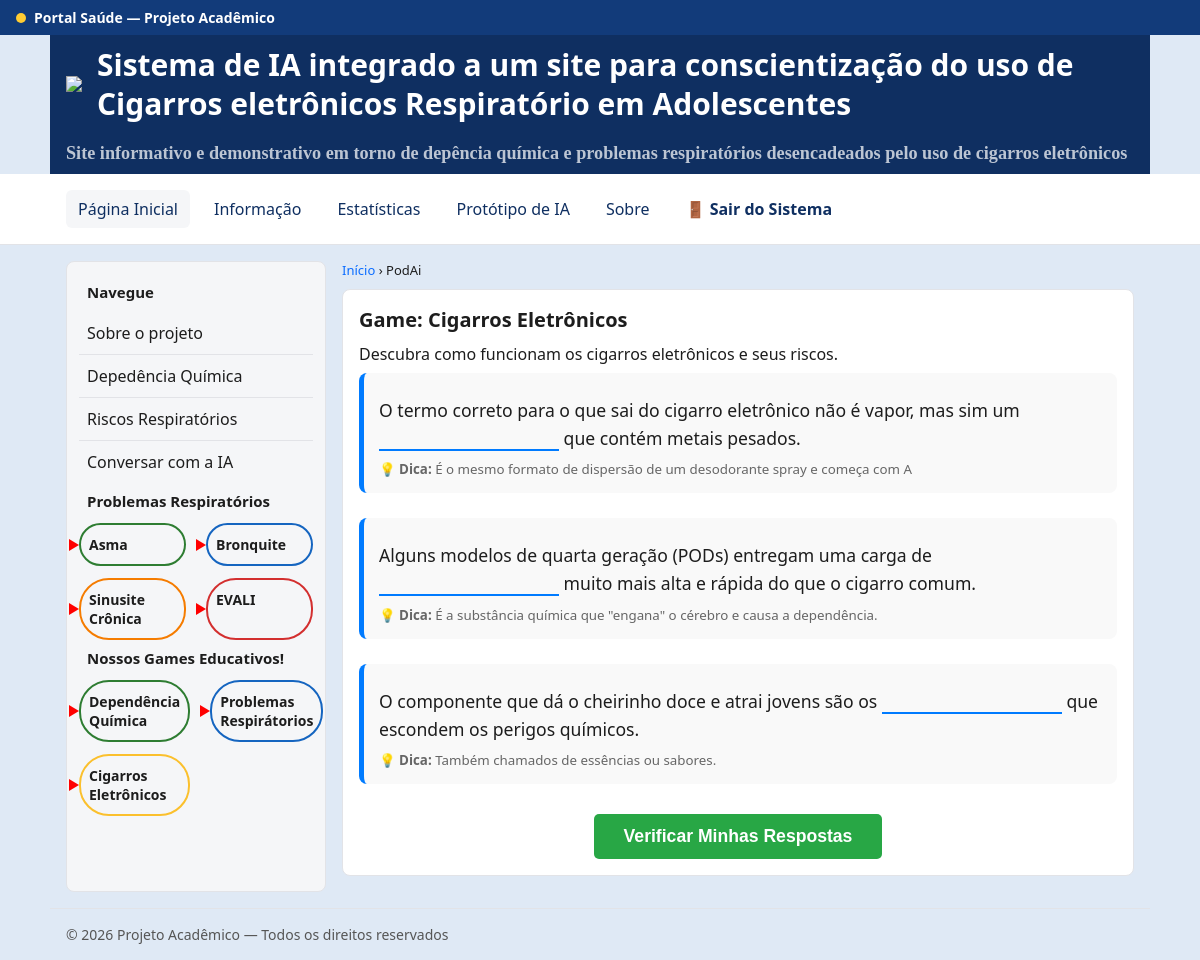
The app's page /login/index.php?p2=ce (signed in) with its own data.
### tables this page shows
CREATE TABLE `perguntas` (
  `id_pergunta` int(11) NOT NULL,
  `texto_antes` varchar(255) DEFAULT NULL,
  `texto_depois` varchar(255) DEFAULT NULL,
  `resposta_correta` varchar(255) DEFAULT NULL,
  `dica` varchar(255) DEFAULT NULL,
  `categoria` varchar(255) DEFAULT NULL
);

### login/exibir_perguntas.php (the view, shortened to what this page needs)
<?php
require_once 'conexao.php';
try {
    $stmt = $conn->prepare("SELECT id_pergunta, texto_antes, texto_depois, dica FROM Perguntas WHERE categoria = ?");
    $stmt->execute([$categoria_do_jogo]);
    $perguntas = $stmt->fetchAll(PDO::FETCH_ASSOC);
    if ($perguntas) {
        foreach ($perguntas as $row) {
            ?>
            <div style="margin-bottom: 25px; background: #f9f9f9; padding: 15px; border-radius: 8px; border-left: 5px solid #007bff;">
                <p style="font-size: 1.1em; line-height: 1.6;">
                    <?php echo htmlspecialchars($row['texto_antes']); ?>
                    <input type="text"
                           name="respostas[<?php echo $row['id_pergunta']; ?>]"
                           required
                           style="border: none; border-bottom: 2px solid #007bff; background: transparent; outline: none; width: 180px; text-align: center; font-weight: bold; color: #333;">
                    <?php echo htmlspecialchars($row['texto_depois']); ?>
                </p>
                <small style="color: #666; display: block; margin-top: 5px;">
                    💡 <strong>Dica:</strong> <?php echo htmlspecialchars($row['dica']); ?>
                </small>
            </div>
            <?php
        }
        ?>
        <div style="text-align: center; margin-top: 30px;">
            <button type="submit" style="padding: 12px 30px; background-color: #28a745; color: white; border: none; border-radius: 5px; font-size: 1.1em; cursor: pointer; font-weight: bold;">
                Verificar Minhas Respostas
            </button>
        </div>
        <?php
    } else {
        echo "<p>Nenhuma pergunta encontrada.</p>";
    }
} catch (PDOException $e) {
    echo "Erro: " . $e->getMessage();
}
?>

### login/index.php (style rules this page uses)
:root { --azul:#123b7a; --azul-escuro:#0f2f61; --amarelo:#ffcc33; --cinza:#f5f6f8; --texto:#1d1d1d; --link:#0a6cff; --borda:#e2e3e7; --verde:#2e7d32; }
* { box-sizing:border-box; }
body { margin:0; font-family:system-ui,-apple-system,Segoe UI,Roboto,Arial,sans-serif; color:var(--texto); background:#DFE9F5; }
.card p { margin:8px 0; }

### records on screen
perguntas: texto_antes "O termo correto para o que sai do cigarro eletrônico não é vapor, mas sim um", texto_depois "que contém metais pesados.", dica "É o mesmo formato de dispersão de um desodorante spray e começa com A"
perguntas: texto_antes "Alguns modelos de quarta geração (PODs) entregam uma carga de", texto_depois "muito mais alta e rápida do que o cigarro comum.", dica "É a substância química que \"engana\" o cérebro e causa a dependência."
perguntas: texto_antes "O componente que dá o cheirinho doce e atrai jovens são os", texto_depois "que escondem os perigos químicos.", dica "Também chamados de essências ou sabores."

### other values on screen
$titulo_pagina "PodAi"
$titulos_doencas['ce'] "Game: Cigarros Eletrônicos"
